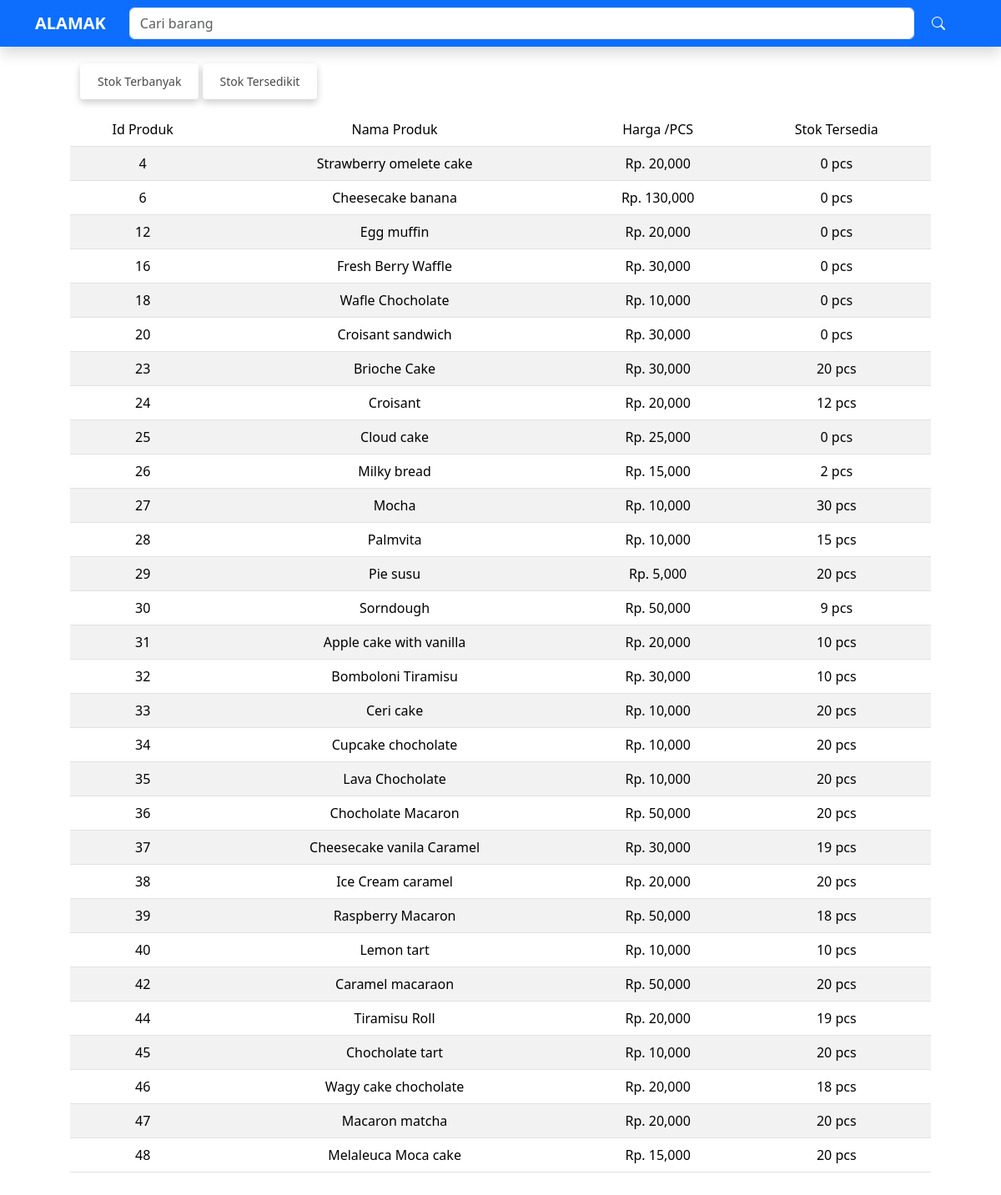
The app's page /laporan.php with its own data.
### tables this page shows
CREATE TABLE `produk` (
  `id_produk` int(11) NOT NULL,
  `nama_produk` varchar(255) NOT NULL,
  `harga` int(100) NOT NULL,
  `stok` int(11) NOT NULL,
  `terakhir_direstok` date NOT NULL,
  `barang_terjual` int(11) NOT NULL,
  `deskripsi` text NOT NULL,
  `foto` varchar(255) NOT NULL
);

### laporan.php (the view, shortened to what this page needs)
<?php
include "koneksi.php";
?>
<!doctype html>
<html lang="en">
  <head>
    <link href="https://cdn.jsdelivr.net/npm/bootstrap@5.3.5/dist/css/bootstrap.min.css" rel="stylesheet">
    <link rel="stylesheet" href="https://cdn.jsdelivr.net/npm/bootstrap-icons@1.9.1/font/bootstrap-icons.css">
</head>
  <body>
<nav class="navbar fixed-top navbar-expand-lg navbar-dark bg-primary shadow">
  <div class="container">
    <a class="navbar-brand" href="javascript:void(0);" onclick="window.history.back();">
      <b>ALAMAK</b></a>
    <div class="container">
    <form class="d-flex ms-auto" action="" method="POST">
    <input class="form-control me-2" type="search" name="keyword" placeholder="Cari barang" aria-label="Search" autofocus>
    <button class="btn btn-primary" type="submit" name="cari"><i class="bi bi-search"></i></button>
    </form>
  </div>
  </div>
</nav>
<div class="container mt-3">
    <div class="container mt-3 mb-3">
            <div class="container">
                <div class="row">
                    <div class="col-md-12">
                        <form action="" method="post">
                            <input type="submit" value="Stok Terbanyak" name="stok_banyak" class="btn btn-sm ">
                            <input type="submit" value="Stok Tersedikit" name="stok_sedikit" class="btn btn-sm  me-3">
                        </form>
                    </div>
                </div>
            </div>
    </div>
    <div class="container">
        <table class="table text-center table-striped table-hover">
            <thead class="bg-primary text-light">
                <tr>
                    <td>Id Produk</td>
                    <td>Nama Produk</td>
                    <td>Harga /PCS</td>
                    <td>Stok Tersedia</td>
                </tr>
            </thead>
            <tbody>
                <?php
                $query = "SELECT * FROM produk";
                $result = mysqli_query($conn, $query);
                while ($data = mysqli_fetch_array($result)) {
                ?>
                <tr>
                <td><?php echo $data['id_produk']; ?></td>
                    <td><?php echo $data['nama_produk']; ?></td>
                    <td>Rp. <?php echo number_format($data['harga']); ?></td>
                    <td><?php echo $data['stok']; ?> pcs</td>
                </tr>
                <?php } ?>
            </tbody>
        </table>
    </div>
</div>
  </body>
</html>

### laporan.php (style rules this page uses)
body { margin: 0; padding: 60px; }
.btn-sm { background-color: transparent; color:rgb(71, 73, 75); padding: 10px 20px; text-decoration: none; transition: background-color 0.3s, color 0.3s; box-shadow: 0 4px 8px rgba(0, 0, 0, 0.2); }
.btn-sm.me-3 { background-color: transparent; color:rgb(71, 73, 75); padding: 10px 20px; text-decoration: none; transition: background-color 0.3s, color 0.3s; box-shadow: 0 4px 8px rgba(0, 0, 0, 0.2); }
.table tbody tr:nth-child(odd) { background-color: #f2f2f2; }
.table tbody tr:nth-child(even) { background-color: #ffffff; }

### records on screen
produk: id_produk "4", nama_produk "Strawberry omelete cake", harga "20,000", stok "0"
produk: id_produk "6", nama_produk "Cheesecake banana", harga "130,000", stok "0"
produk: id_produk "12", nama_produk "Egg muffin", harga "20,000", stok "0"
produk: id_produk "16", nama_produk "Fresh Berry Waffle", harga "30,000", stok "0"
produk: id_produk "18", nama_produk "Wafle Chocholate", harga "10,000", stok "0"
produk: id_produk "20", nama_produk "Croisant sandwich", harga "30,000", stok "0"
produk: id_produk "23", nama_produk "Brioche Cake", harga "30,000", stok "20"
produk: id_produk "24", nama_produk "Croisant", harga "20,000", stok "12"
produk: id_produk "25", nama_produk "Cloud cake", harga "25,000", stok "0"
produk: id_produk "26", nama_produk "Milky bread", harga "15,000", stok "2"
produk: id_produk "27", nama_produk "Mocha", harga "10,000", stok "30"
produk: id_produk "28", nama_produk "Palmvita", harga "10,000", stok "15"
produk: id_produk "29", nama_produk "Pie susu", harga "5,000", stok "20"
produk: id_produk "30", nama_produk "Sorndough", harga "50,000", stok "9"
produk: id_produk "31", nama_produk "Apple cake with vanilla", harga "20,000", stok "10"
produk: id_produk "32", nama_produk "Bomboloni Tiramisu", harga "30,000", stok "10"
produk: id_produk "33", nama_produk "Ceri cake", harga "10,000", stok "20"
produk: id_produk "34", nama_produk "Cupcake chocholate", harga "10,000", stok "20"
produk: id_produk "35", nama_produk "Lava Chocholate", harga "10,000", stok "20"
produk: id_produk "36", nama_produk "Chocholate Macaron", harga "50,000", stok "20"
produk: id_produk "37", nama_produk "Cheesecake vanila Caramel", harga "30,000", stok "19"
produk: id_produk "38", nama_produk "Ice Cream caramel", harga "20,000", stok "20"
produk: id_produk "39", nama_produk "Raspberry Macaron", harga "50,000", stok "18"
produk: id_produk "40", nama_produk "Lemon tart", harga "10,000", stok "10"
produk: id_produk "42", nama_produk "Caramel macaraon", harga "50,000", stok "20"
produk: id_produk "44", nama_produk "Tiramisu Roll", harga "20,000", stok "19"
produk: id_produk "45", nama_produk "Chocholate tart", harga "10,000", stok "20"
produk: id_produk "46", nama_produk "Wagy cake chocholate", harga "20,000", stok "18"
produk: id_produk "47", nama_produk "Macaron matcha", harga "20,000", stok "20"
produk: id_produk "48", nama_produk "Melaleuca Moca cake", harga "15,000", stok "20"
